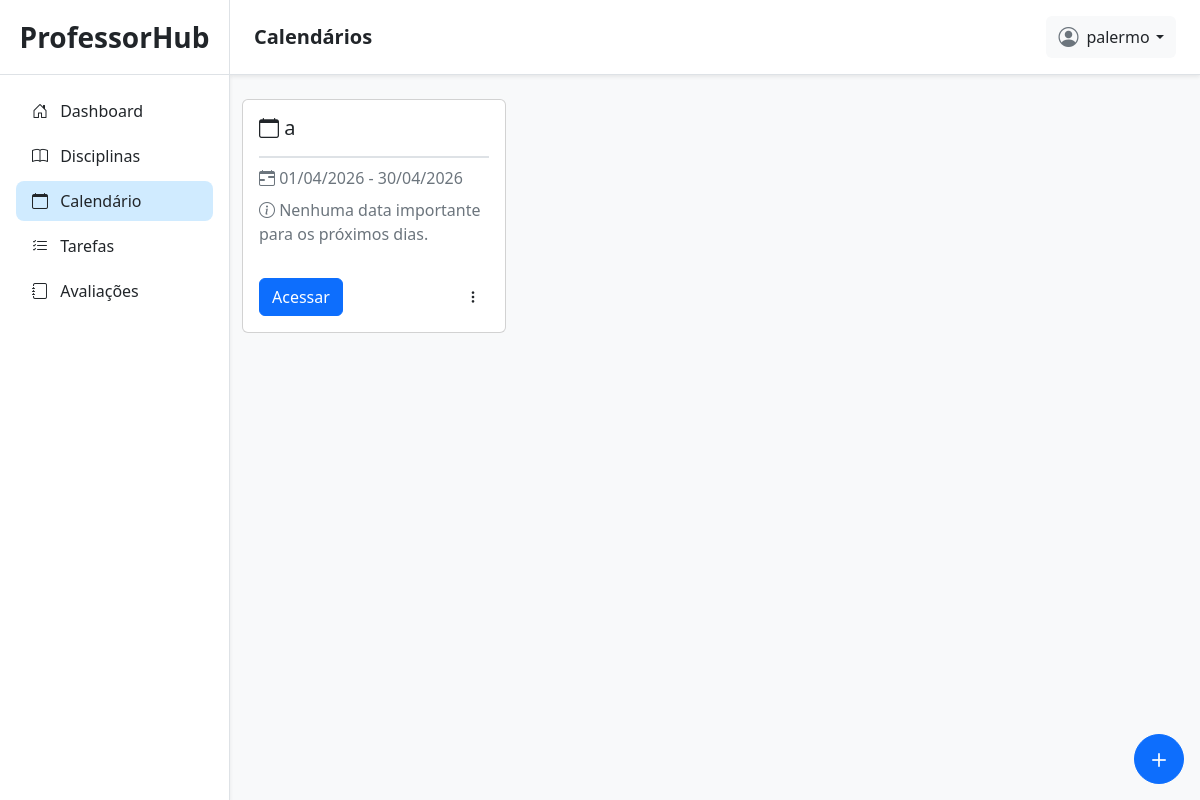
The app's page /calendarios/ (signed in), older data.
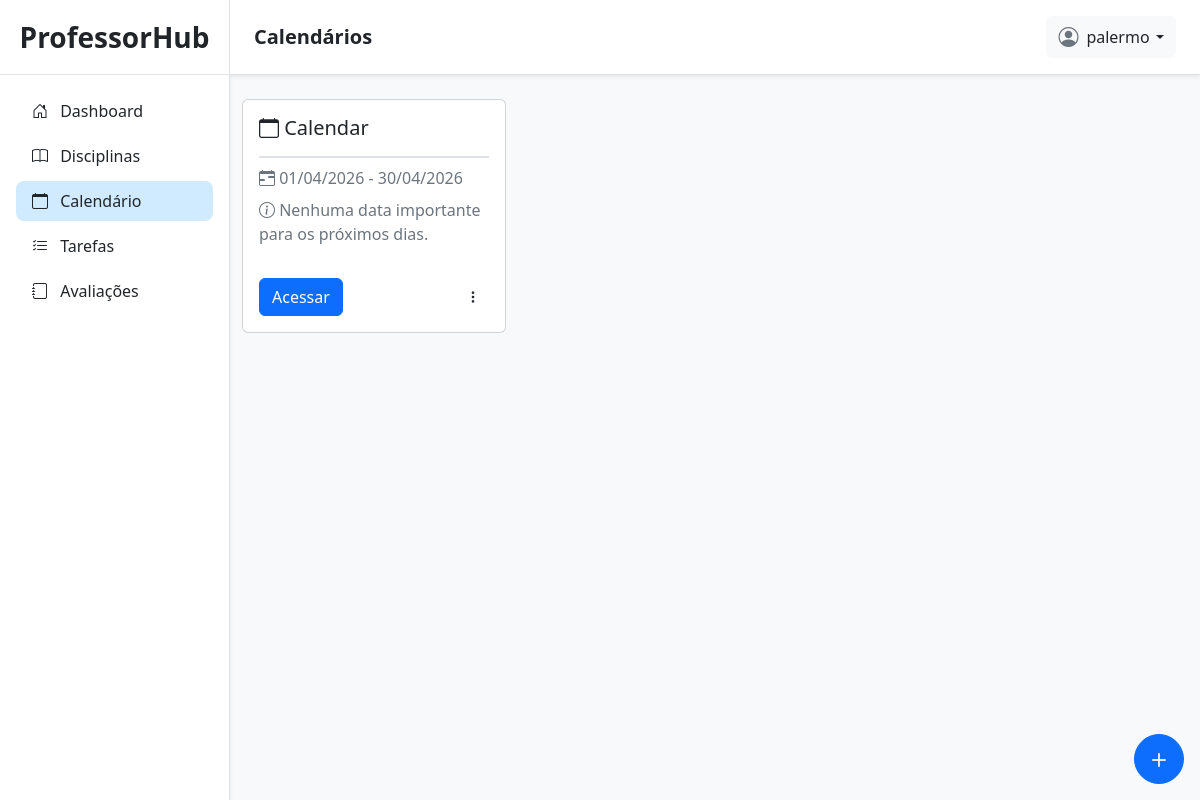
The same page, newer data.
### planner/models.py (models this page shows)
class CalendarioLetivo(models.Model):
    user = models.ForeignKey(User, on_delete=models.CASCADE, related_name='calendarios')
    nome = models.CharField(max_length=100)
    data_inicio = models.DateField(null=True)
    data_fim = models.DateField(null=True)
    def __str__(self):
        return self.nome

### planner/views/calendarios/views_calendarios.py (the view)
# urls.py: path('calendarios/', views_calendarios.calendarios_view, name='calendarios'),
@login_required(login_url='/login/')
def calendarios_view(request):
    if request.method == 'POST':
        form = CalendarioLetivoForm(request.POST)
        if form.is_valid():
            calendario = form.save(commit=False)
            calendario.user = request.user
            calendario.save()
            form = CalendarioLetivoForm()
    else:
        form = CalendarioLetivoForm()
    calendarios = CalendarioLetivo.objects.filter(user=request.user)
    calendarios_e_datas = []
    for calendario in calendarios:
        hoje = date.today()
        proxima = calendario.datas.filter(data__gte=hoje).order_by('data').first()
        calendarios_e_datas.append((calendario, proxima))
    print(calendarios_e_datas)
    form = CalendarioLetivoForm()
    return render(request, 'planner/calendarios/listar_calendarios.html', {
        'calendarios_e_datas': calendarios_e_datas,
        'form': form,
    })

### planner/templates/planner/calendarios/listar_calendarios.html (shortened to what this page needs)
{% extends 'planner/base.html' %}
{% load static %}
{% block titlenavbar %}
Calendários
{% endblock %}
{% block content %}
<div class="container mt-4">
    <div class="row row-cols-1 row-cols-md-3 g-4 mb-3">
        {% for calendario, proxima_data in calendarios_e_datas %}
        <div class="col" style="max-width: 18rem;">
            <div class="card h-100 d-flex flex-column">
                <div class="card-body d-flex flex-column">
                    <h5 class="card-title border-bottom border-2 pb-3"><i class="bi bi-calendar"></i> {{ calendario.nome }}</h5>
                    <p class="text-muted mb-2">
                        <i class="bi bi-calendar-range"></i>
                        {{ calendario.data_inicio|date:'d/m/Y' }}
                        -
                        {{ calendario.data_fim|date:'d/m/Y' }}
                    </p>
                    {% if proxima_data.data %}
                    <p class="card-text flex-grow-1" style="max-height: 100px; overflow-y: auto;">
                        <i class="bi bi-calendar-event"></i>
                        <strong>Próxima data:</strong> {{ proxima_data.data|date:'d/m/Y' }} <br>
                        <span class="text-muted">{{ proxima_data.detalhes }}</span>
                    </p>
                    {% else %}
                    <p class="text-muted flex-grow-1" style="max-height: 100px; overflow-y: auto;">
                        <i class="bi bi-info-circle"></i> Nenhuma data importante para os próximos dias.
                    </p>
                    {% endif %}
                    <div class="mt-auto pt-3 d-flex justify-content-between align-items-center">
                        <a href="{% url 'calendario_detail' calendario.id %}" class="btn btn-primary">Acessar</a>
                        <div class="dropdown">
                            <button class="btn btn-sm" type="button" data-bs-toggle="dropdown" aria-expanded="false">
                                <i class="bi bi-three-dots-vertical"></i>
                            </button>
                        </div>
                    </div>
                </div>
            </div>
        </div>
        {% empty %}
        <div class="col-12">
            <div class="alert alert-info">Nenhuma calendário cadastrado.</div>
        </div>
        {% endfor %}
    </div>
</div>
<button type="button"
    class="btn btn-primary rounded-circle d-flex align-items-center justify-content-center position-fixed bottom-0 end-0 mb-3 me-3"
    data-bs-toggle="modal" data-bs-target="#exampleModal" style="height: 50px; width: 50px;">
    <i class="bi bi-plus fs-3"></i>
</button>
{% endblock %}

Row changes from the older to the newer data that the page shows:
changed CalendarioLetivo: nome "a" → "Calendar"
